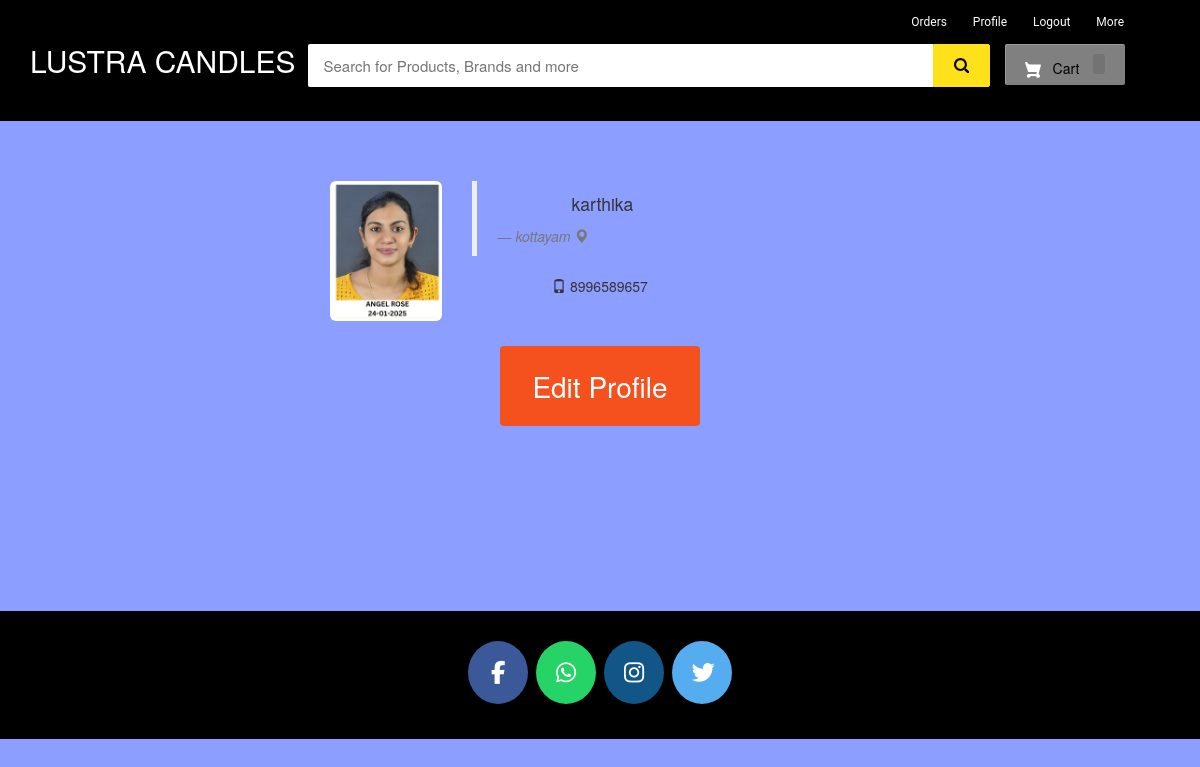
Screenshot of /my-profile (signed in) with the database file from the repository.
### ecom/models.py (models this page shows, shortened)
class Customer(models.Model):
    user=models.OneToOneField(User,on_delete=models.CASCADE)
    profile_pic= models.ImageField(upload_to='profile_pic/CustomerProfilePic/',null=True,blank=True)
    address = models.CharField(max_length=40)
    mobile = models.CharField(max_length=20,null=False)

### ecom/views.py (the view)
# urls.py: path('my-profile', views.my_profile_view,name='my-profile'),
@login_required(login_url='customerlogin')
@user_passes_test(is_customer)
def my_profile_view(request):
    customer=models.Customer.objects.get(user_id=request.user.id)
    return render(request,'ecom/my_profile.html',{'customer':customer})

### ecom/views.py (called while the page is built)
def is_customer(user):
    return user.groups.filter(name='CUSTOMER').exists()

### templates/ecom/my_profile.html (shortened to what this page needs)
{% extends 'ecom/customer_base.html' %}
{% load static %}
{% block content %}
<br><br><br>
<div style="padding-left:300px;" class="container">
        <div class="col-sm-2 col-md-2">
            <img src="{% static customer.profile_pic.url %}"   alt="profile pic" class="img-rounded img-responsive" />
        </div>
        <div class="col-sm-4 col-md-4">
            <blockquote>
                <p>{{request.user}}</p> <small><cite title="Source Title">{{customer.address}}  <i class="glyphicon glyphicon-map-marker"></i></cite></small>
            </blockquote>
            <p> <i class="glyphicon glyphicon-phone"></i> {{customer.mobile}}
            </p>
        </div>
</div>
<br>
<div style="text-align: center;">
  <a href="/edit-profile"><button class="button" ><span>Edit Profile </span></button></a>
</div>
<br><br><br><br><br><br>
{% endblock content %}

### templates/ecom/customer_base.html (style rules this page uses)
body { background-color: #ebe0e0 }
p { text-align: center; }

### templates/ecom/my_profile.html (style rules this page uses)
body { background-color:#8c9eff; }
.button { display: inline-block; border-radius: 4px; background-color: #f4511e; border: none; color: #FFFFFF; text-align: center; font-size: 28px; padding: 20px; width: 200px; transition: all 0.5s; cursor: pointer; margin: 5px; }
.button span { cursor: pointer; display: inline-block; position: relative; transition: 0.5s; }
.button span:after { content: '\00bb'; position: absolute; opacity: 0; top: 0; right: -20px; transition: 0.5s; }

### rows the page displays
Customer: profile_pic (picture), address "kottayam", mobile "8996589657"

### other values shown
{{ request.user }} "karthika"
